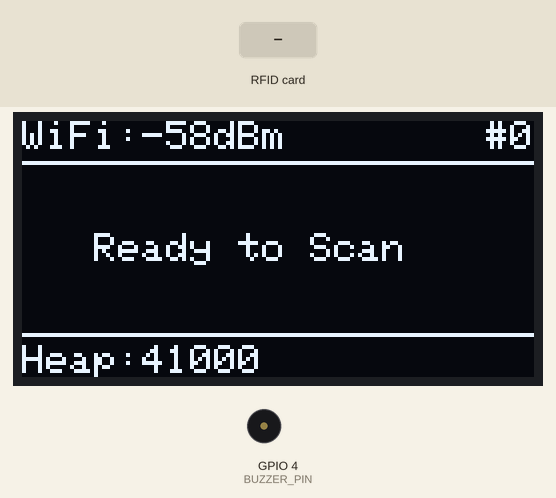
A sketch run on a simulated ESP32. Shown: 128×64 one-colour display, buzzer (waves = sounding, pin HIGH). Inputs (shaded band) come from the test bench. WiFi joins after 1.5 s; servers stay silent unless stated; uploads are accepted with an empty reply; not simulated (calls return 0 or success): secrets.h; what the sketch prints to the serial monitor is not drawn.

Above: at 3.2 s.
3.3 s: RFID card 5E 7A 19 C4 held to the reader
At 5.6 s:
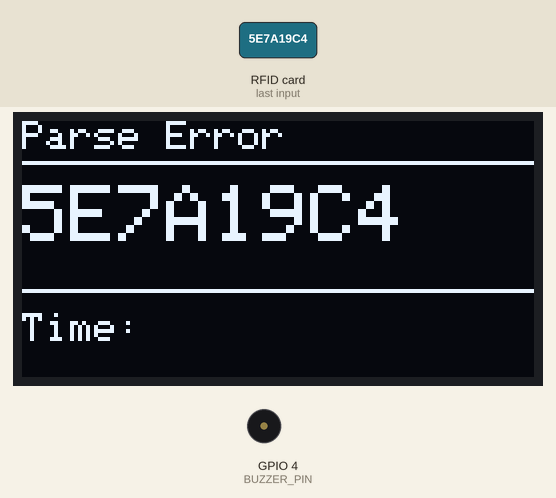
At 8.3 s:
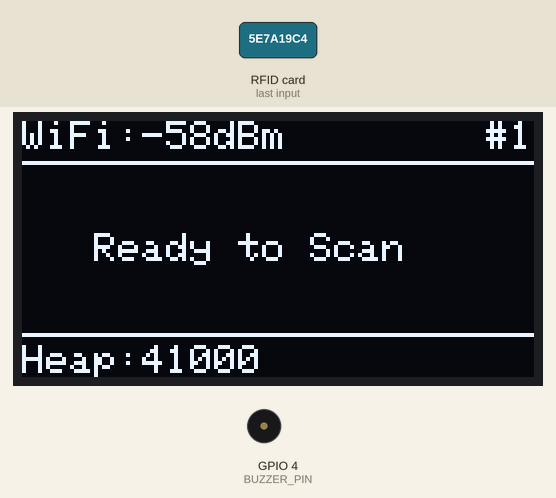
8.6 s: RFID card 5E 7A 19 C4 held to the reader
At 8.89 s:
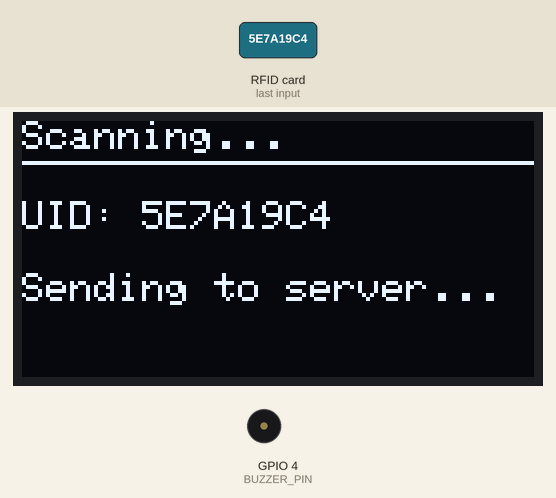
Timing chart, 0 to 11.6 s (numbered marks = the images above; inputs shaded):
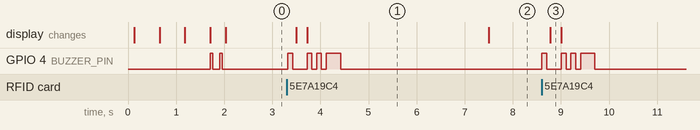

Measured:
- after the input at 3.3 s, GPIO 4 (BUZZER_PIN): LOW → HIGH at once, → LOW 0.10 s later, → HIGH 0.30 s later, → LOW 0.10 s later, … (8 changes in this stretch); the display: first changes after 0.20 s (image 1 shows a later state)
- after the input at 8.6 s, GPIO 4 (BUZZER_PIN): LOW → HIGH at once, → LOW 0.10 s later, → HIGH 0.30 s later, → LOW 0.10 s later, … (8 changes in this stretch); the display: changes after 0.18 s (image 3)
- what the display in image 1 shows lasts 3.8 s, from 3.7 s to 7.5 s

The sketch:

RFID_Cloud_Logger.ino
```cpp
/*
 * RFID Attendance Logger
 * Hardware: NodeMCU ESP32 (38-pin), SH1106 OLED, RC522 RFID, Buzzer
 *
 * Pinout:
 * RC522 (VSPI): SS(5), SCK(18), MOSI(23), MISO(19), RST(27)
 * OLED (I2C):   SDA(21), SCL(22)
 * Buzzer:       GPIO 4
 *
 * Sends: uid, rssi, uptime, scanCount, freeHeap
 * Receives: name, time (JSON)
 */

#include <Adafruit_GFX.h>
#include <Adafruit_SH110X.h>
#include <ArduinoJson.h> // Install via Library Manager
#include <HTTPClient.h>
#include <MFRC522.h>
#include <SPI.h>
#include <WiFi.h>
#include <WiFiClientSecure.h>
#include <Wire.h>

// --- Configuration ---
#include "secrets.h"

// Credentials from secrets.h
const char *ssid = WIFI_SSID;
const char *password = WIFI_PASSWORD;
const char *scriptURL = WEB_APP_URL;

// --- Pins ---
#define BUZZER_PIN 4
#define SS_PIN 5
#define RST_PIN 27

// --- Objects ---
MFRC522 mfrc522(SS_PIN, RST_PIN);
Adafruit_SH1106G display = Adafruit_SH1106G(128, 64, &Wire, -1);

// --- State ---
unsigned long scanCount = 0;

void setup() {
  Serial.begin(115200);

  // Buzzer
  pinMode(BUZZER_PIN, OUTPUT);
  digitalWrite(BUZZER_PIN, LOW);

  // OLED
  display.begin(0x3C, true);
  display.clearDisplay();
  display.setTextSize(1);
  display.setTextColor(SH110X_WHITE);
  display.setCursor(0, 0);
  display.println("Booting...");
  display.display();

  // SPI & RFID
  SPI.begin();
  mfrc522.PCD_Init();

  // WiFi
  connectWiFi();

  // Ready
  drawIdle();
}

void loop() {
  // Check for card
  if (!mfrc522.PICC_IsNewCardPresent())
    return;
  if (!mfrc522.PICC_ReadCardSerial())
    return;

  // --- Card Detected ---
  beep(100);
  scanCount++;

  // Read UID
  String uid = "";
  for (byte i = 0; i < mfrc522.uid.size; i++) {
    if (mfrc522.uid.uidByte[i] < 0x10)
      uid += "0";
    uid += String(mfrc522.uid.uidByte[i], HEX);
  }
  uid.toUpperCase();

  Serial.println("Scanned: " + uid);

  // Show processing
  drawProcessing(uid);

  // Send to Cloud
  sendToCloud(uid);

  // Halt
  mfrc522.PICC_HaltA();
  mfrc522.PCD_StopCrypto1();

  // Show result for 3 seconds, then back to idle
  delay(3000);
  drawIdle();
}

// =============================================
//  NETWORK
// =============================================

void connectWiFi() {
  display.clearDisplay();
  display.setCursor(0, 0);
  display.println("Connecting WiFi...");
  display.display();

  WiFi.begin(ssid, password);
  int dots = 0;
  while (WiFi.status() != WL_CONNECTED) {
    delay(500);
    Serial.print(".");
    display.print(".");
    display.display();
    dots++;
    if (dots > 20) {
      display.clearDisplay();
      display.setCursor(0, 0);
      display.println("Still connecting...");
      display.display();
      dots = 0;
    }
  }
  Serial.println("\nWiFi OK: " + WiFi.localIP().toString());
  beep(50);
  delay(100);
  beep(50);
}

void sendToCloud(String uid) {
  if (WiFi.status() != WL_CONNECTED) {
    drawResult("No WiFi", "", "Reconnecting...");
    errorBeep();
    connectWiFi();
    return;
  }

  WiFiClientSecure client;
  client.setInsecure(); // Skip cert validation for Google redirects

  HTTPClient http;

  // Build URL with all parameters
  String url =
      String(scriptURL) + "?uid=" + uid + "&rssi=" + String(WiFi.RSSI()) +
      "&uptime=" + String(millis() / 1000) + "&scanCount=" + String(scanCount) +
      "&freeHeap=" + String(ESP.getFreeHeap());

  http.setFollowRedirects(HTTPC_STRICT_FOLLOW_REDIRECTS);
  http.begin(client, url);
  int httpCode = http.GET();

  if (httpCode == 200) {
    String payload = http.getString();
    Serial.println(payload);

    // Parse JSON response
    StaticJsonDocument<256> doc;
    DeserializationError err = deserializeJson(doc, payload);

    if (!err && doc["result"] == "success") {
      const char *name = doc["name"] | "Unknown";
      const char *time = doc["time"] | "--:--";
      drawResult(name, "Checked In", time);
      beep(200);
    } else {
      drawResult("Parse Error", uid, "");
      errorBeep();
    }
  } else if (httpCode > 0) {
    Serial.println("HTTP " + String(httpCode));
    drawResult("HTTP Error", String(httpCode), "");
    errorBeep();
  } else {
    Serial.println("Request failed: " + http.errorToString(httpCode));
    drawResult("Net Error", "Failed", "");
    errorBeep();
  }

  http.end();
}

// =============================================
//  OLED UI
// =============================================

void drawIdle() {
  display.clearDisplay();

  // ---- Header Bar ----
  display.setTextSize(1);
  display.setCursor(0, 0);
  display.print("WiFi:");
  display.print(WiFi.RSSI());
  display.print("dBm");

  // Right-align scan count
  String sc = "#" + String(scanCount);
  int16_t x1, y1;
  uint16_t w, h;
  display.getTextBounds(sc, 0, 0, &x1, &y1, &w, &h);
  display.setCursor(128 - w, 0);
  display.print(sc);

  display.drawLine(0, 10, 127, 10, SH110X_WHITE);

  // ---- Center ----
  display.setTextSize(1);
  display.setCursor(18, 28);
  display.println("Ready to Scan");

  // ---- Footer ----
  display.drawLine(0, 53, 127, 53, SH110X_WHITE);
  display.setCursor(0, 56);
  display.print("Heap:");
  display.print(ESP.getFreeHeap());

  display.display();
}

void drawProcessing(String uid) {
  display.clearDisplay();

  display.setTextSize(1);
  display.setCursor(0, 0);
  display.println("Scanning...");
  display.drawLine(0, 10, 127, 10, SH110X_WHITE);

  display.setCursor(0, 20);
  display.print("UID: ");
  display.println(uid);

  display.setCursor(0, 38);
  display.println("Sending to server...");

  display.display();
}

void drawResult(const char *line1, String line2, const char *line3) {
  display.clearDisplay();

  // Name (large)
  display.setTextSize(1);
  display.setCursor(0, 0);
  display.println(line1);

  display.drawLine(0, 10, 127, 10, SH110X_WHITE);

  // Status
  display.setTextSize(2);
  display.setCursor(0, 16);
  display.println(line2);

  // Time
  display.setTextSize(1);
  display.drawLine(0, 42, 127, 42, SH110X_WHITE);
  display.setCursor(0, 48);
  display.print("Time: ");
  display.println(line3);

  display.display();
}

void drawResult(const char *line1, String line2, String line3) {
  drawResult(line1, line2, line3.c_str());
}

// =============================================
//  BUZZER
// =============================================

void beep(int duration) {
  digitalWrite(BUZZER_PIN, HIGH);
  delay(duration);
  digitalWrite(BUZZER_PIN, LOW);
  delay(50);
}

void errorBeep() {
  beep(100);
  delay(50);
  beep(100);
  delay(50);
  beep(300);
}
```
